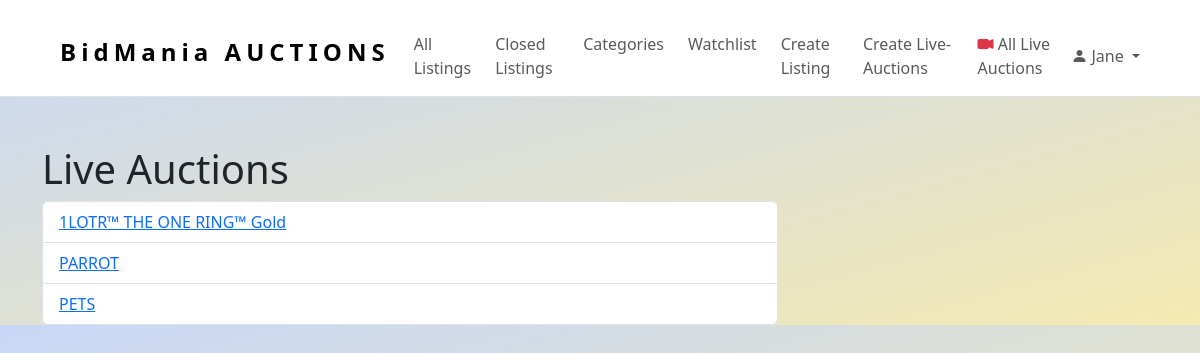
Before: /live_auctions (signed in) with the older database file.
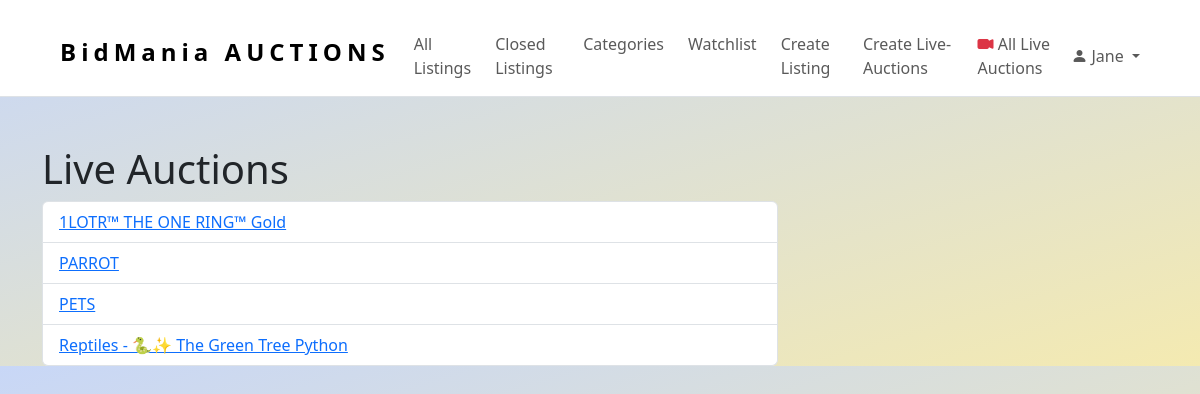
After: the same page with the newer database file.
### auctions/models.py (models this page shows, shortened)
class Auction(models.Model):
    title = models.CharField(max_length=255)
    description = models.TextField()
    start_bid = models.FloatField()
    image = models.URLField(blank=True)
    image_upload = models.ImageField(upload_to='auction_images/', null=True, blank=True)
    category = models.ForeignKey(Category, on_delete=models.SET_DEFAULT, default=None)
    lister = models.ForeignKey(User, on_delete=models.CASCADE, blank=True, null=True, related_name="lister")
    active = models.BooleanField(default=True)
    stream = models.OneToOneField(Stream, on_delete=models.CASCADE, null=True, blank=True)
    is_live_auction = models.BooleanField(default=False)
    end_date = models.DateTimeField(default=timezone.now)
    class Meta:
        ordering = ["title"]

### auctions/views.py (the view)
# urls.py: path("live_auctions", views.live_auctions, name="live_auctions"),
@login_required(login_url='login')
def live_auctions(request):
    live_auctions = Auction.objects.filter(stream__isnull=False, active=True)
    return render(request, "auctions/live_auctions.html", {
        "live_auctions": live_auctions,
        "headline": "Live Auctions"
    })

### auctions/templates/auctions/live_auctions.html
{% extends "auctions/layout.html" %}
{% block body %}
    <div class="container mt-5">
        <div class="row">
            <div class="col-lg-8">
                <h1>Live Auctions</h1>
                {% if live_auctions %}
                    <ul class="list-group">
                        {% for auction in live_auctions %}
                            <li class="list-group-item"><a href="{% url 'live_stream' auction_id=auction.id %}">{{ auction.title }}</a></li>
                        {% endfor %}
                    </ul>
                {% else %}
                    <p>No live auctions available.</p>
                {% endif %}
            </div>
        </div>
    </div>
{% endblock %}

Changed rows visible on the page:
added Auction: title "Reptiles - 🐍✨ The Green Tree Python"
